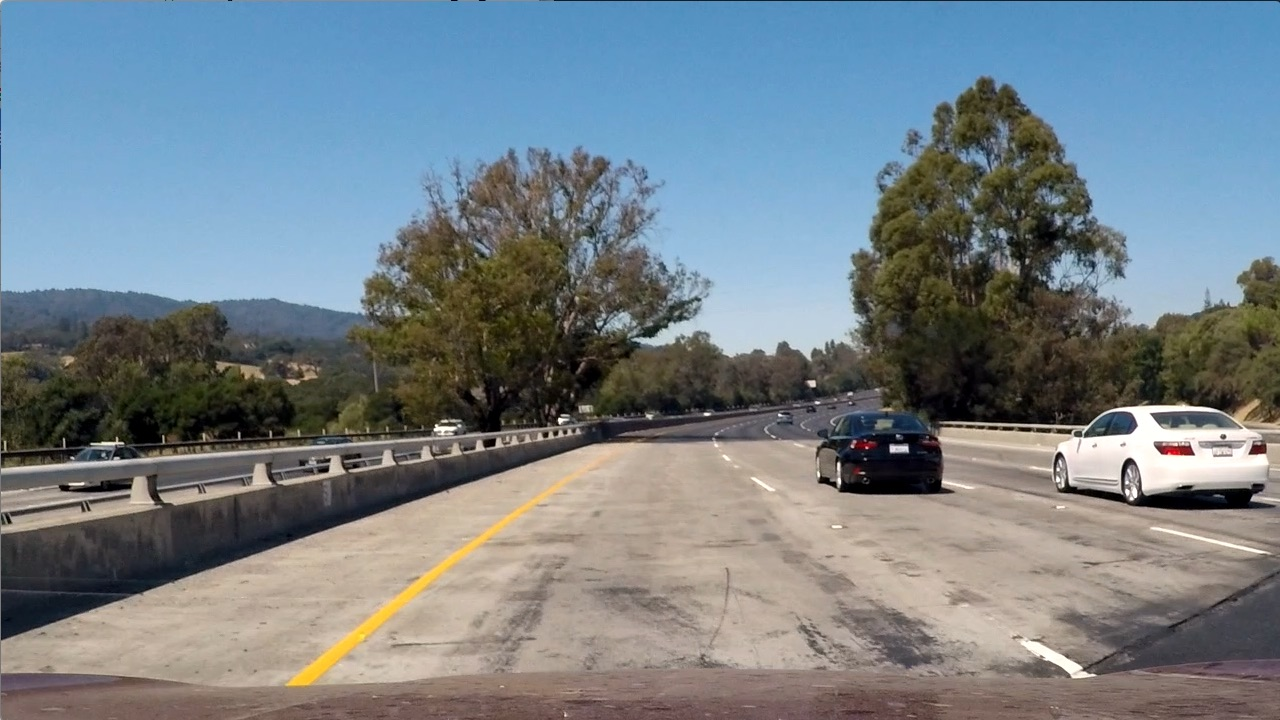
#> input picture lane-finder/data/test.jpg, 1280 x 720 px
$ python -i lane.py   (imports and definitions only)   (older library calls are emulated)
#> lines starting #> are read from the running program, lines starting #| are printed output that depends on the picture
import numpy as np
import cv2
import matplotlib.pyplot as plt
from timeit import default_timer as timer
from calibration import load_calibration
from copy import copy

class Lane():
    def __init__(self):
        self.detected = False
        self.cur_fitx = None
        self.cur_fity = None
        self.prev_fitx = []
        self.current_poly = [np.array([False])]
        self.prev_poly = [np.array([False])]

    # [15 lines left out: functions average_pre_lanes, append_fitx, process, not called in this run]


left_lane = Lane()
right_lane = Lane()
frame_width = 1280
frame_height = 720

LANEWIDTH = 3.7
input_scale = 4
output_frame_scale = 4
N = 4

x = [194, 1117, 705, 575]
y = [719, 719, 461, 461]
X = [290, 990, 990, 290]
Y = [719, 719, 0, 0]

src = np.floor(np.float32([[x[0], y[0]], [x[1], y[1]], [x[2], y[2]], [x[3], y[3]]]) / input_scale)
dst = np.floor(np.float32([[X[0], Y[0]], [X[1], Y[1]], [X[2], Y[2]], [X[3], Y[3]]]) / input_scale)

M = cv2.getPerspectiveTransform(src, dst)
M_inv = cv2.getPerspectiveTransform(dst, src)

X_b = [574, 706, 706, 574]
Y_b = [719, 719, 0, 0]
src_ = np.floor(np.float32([[x[0], y[0]], [x[1], y[1]], [x[2], y[2]], [x[3], y[3]]]) / (input_scale*2))
dst_ = np.floor(np.float32([[X_b[0], Y_b[0]], [X_b[1], Y_b[1]], [X_b[2], Y_b[2]], [X_b[3], Y_b[3]]]) / (input_scale*2))
M_b = cv2.getPerspectiveTransform(src_, dst_)

s_thresh, sx_thresh, dir_thresh, m_thresh, r_thresh = (120, 255), (20, 100), (0.7, 1.3), (30, 100), (200, 255)

calib_file = 'camera_cal/calibration_pickle.p'
# [1 line that did not run here, left out]


def abs_sobel_thresh(img, orient='x', sobel_kernel=3, thresh=(0, 255)):
    gray = cv2.cvtColor(img, cv2.COLOR_RGB2GRAY)
    if orient == 'x':
        abs_sobel = np.absolute(cv2.Sobel(gray, cv2.CV_64F, 1, 0, ksize=sobel_kernel))
    if orient == 'y':
        abs_sobel = np.absolute(cv2.Sobel(gray, cv2.CV_64F, 0, 1, ksize=sobel_kernel))
    scaled_sobel = np.uint8(255.*abs_sobel/np.max(abs_sobel))
    binary_output = np.zeros_like(scaled_sobel)
    binary_output[(scaled_sobel >= thresh[0]) & (scaled_sobel <= thresh[1])] = 1
    return binary_output


def mag_thresh(img, sobel_kernel=3, thresh=(0, 255)):
    gray = cv2.cvtColor(img, cv2.COLOR_RGB2GRAY)
    sobelx = cv2.Sobel(gray, cv2.CV_64F, 1, 0, ksize=sobel_kernel)
    sobely = cv2.Sobel(gray, cv2.CV_64F, 0, 1, ksize=sobel_kernel)
    gradmag = np.sqrt(sobelx**2 + sobely**2)
    scale_factor = np.max(gradmag)/255
    gradmag = (gradmag/scale_factor).astype(np.uint8)
    binary_output = np.zeros_like(gradmag)
    binary_output[(gradmag >= thresh[0]) & (gradmag <= thresh[1])] = 1
    return binary_output


def dir_threshold(img, sobel_kernel=3, thresh=(0, np.pi/2)):
    gray = cv2.cvtColor(img, cv2.COLOR_RGB2GRAY)
    sobelx = cv2.Sobel(gray, cv2.CV_64F, 1, 0, ksize=sobel_kernel)
    sobely = cv2.Sobel(gray, cv2.CV_64F, 0, 1, ksize=sobel_kernel)
    absgraddir = np.arctan2(np.absolute(sobely), np.absolute(sobelx))
    binary_output =  np.zeros_like(absgraddir)
    binary_output[(absgraddir >= thresh[0]) & (absgraddir <= thresh[1])] = 1
    return binary_output


def gradient_pipeline(image, ksize = 3, sx_thresh=(20, 100), sy_thresh=(20, 100), m_thresh=(30, 100), dir_thresh=(0.7, 1.3)):

    gradx = abs_sobel_thresh(image, orient='x', sobel_kernel=ksize, thresh=sx_thresh)
    grady = abs_sobel_thresh(image, orient='y', sobel_kernel=ksize, thresh=sy_thresh)
    mag_binary = mag_thresh(image, sobel_kernel=ksize, thresh=m_thresh)
    dir_binary = dir_threshold(image, sobel_kernel=ksize, thresh=dir_thresh)
    combined = np.zeros_like(mag_binary)
    combined[((gradx == 1) & (grady == 1)) | ((mag_binary == 1) & (dir_binary == 1))] = 1

    return combined


# [350 lines left out: functions threshold_col_channel, find_edges, warper, full_search, window_search, measure_lane_curvature and 6 more, not called in this run]

>>> import cv2
>>> picture = cv2.cvtColor(cv2.imread('data/test.jpg'), cv2.COLOR_BGR2RGB)
>>> result = gradient_pipeline(picture)
#> in gradient_pipeline, `gradx = abs_sobel_thresh(image, orient='x', sobel_kernel=ksize, thresh..`:
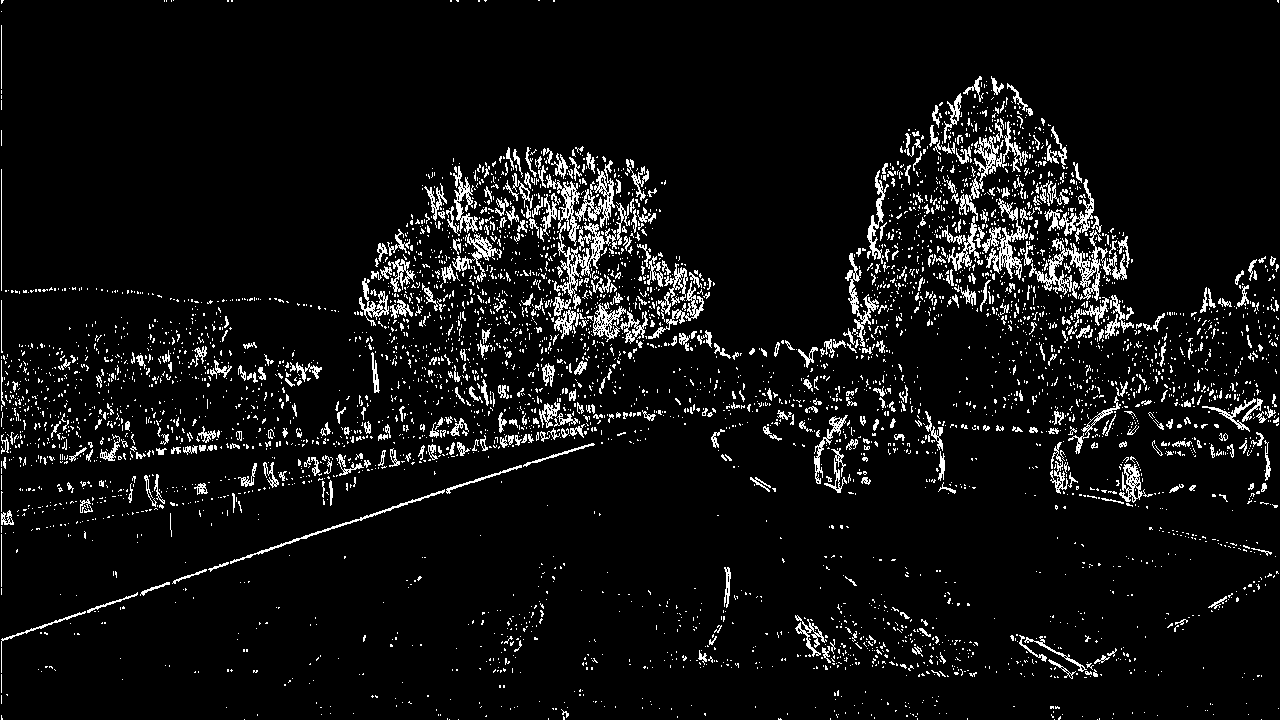
#> gradx: shape (720, 1280); values 0 (black) and 1 (white), 6.6% white in thin lines or dots
#> in gradient_pipeline, `grady = abs_sobel_thresh(image, orient='y', sobel_kernel=ksize, thresh..`: grady: shape (720, 1280); values 0 (black) and 1 (white), 9.4% white in thin lines or dots
#> in mag_thresh, `sobely = cv2.Sobel(gray, cv2.CV_64F, 0, 1, ksize=sobel_kernel)`:
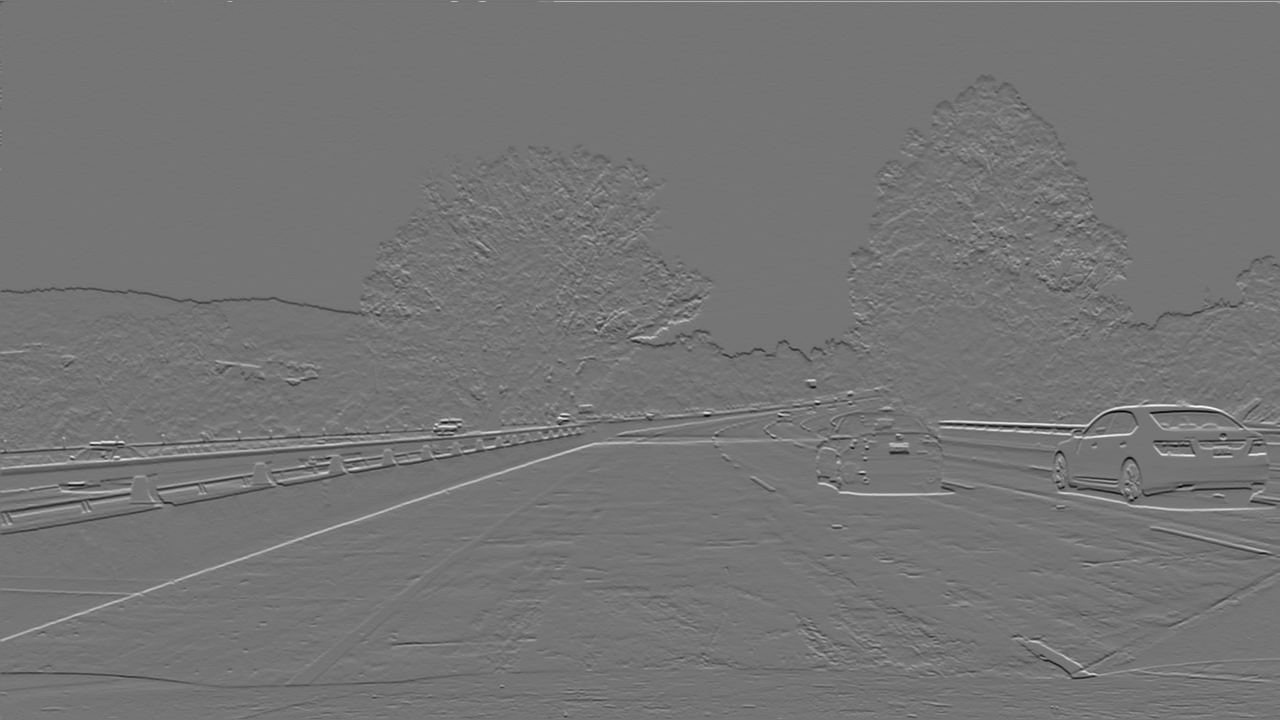
#> sobely: shape (720, 1280) float64; min -799, max 941, mean -0.1; drawn with min black and max white
#> in mag_thresh, `scale_factor = np.max(gradmag)/255`: scale_factor = 3.69
#> in gradient_pipeline, `mag_binary = mag_thresh(image, sobel_kernel=ksize, thresh=m_thresh)`: mag_binary: shape (720, 1280); values 0 (black) and 1 (white), 7.9% white in thin lines or dots
#> in gradient_pipeline, `dir_binary = dir_threshold(image, sobel_kernel=ksize, thresh=dir_thresh)`:
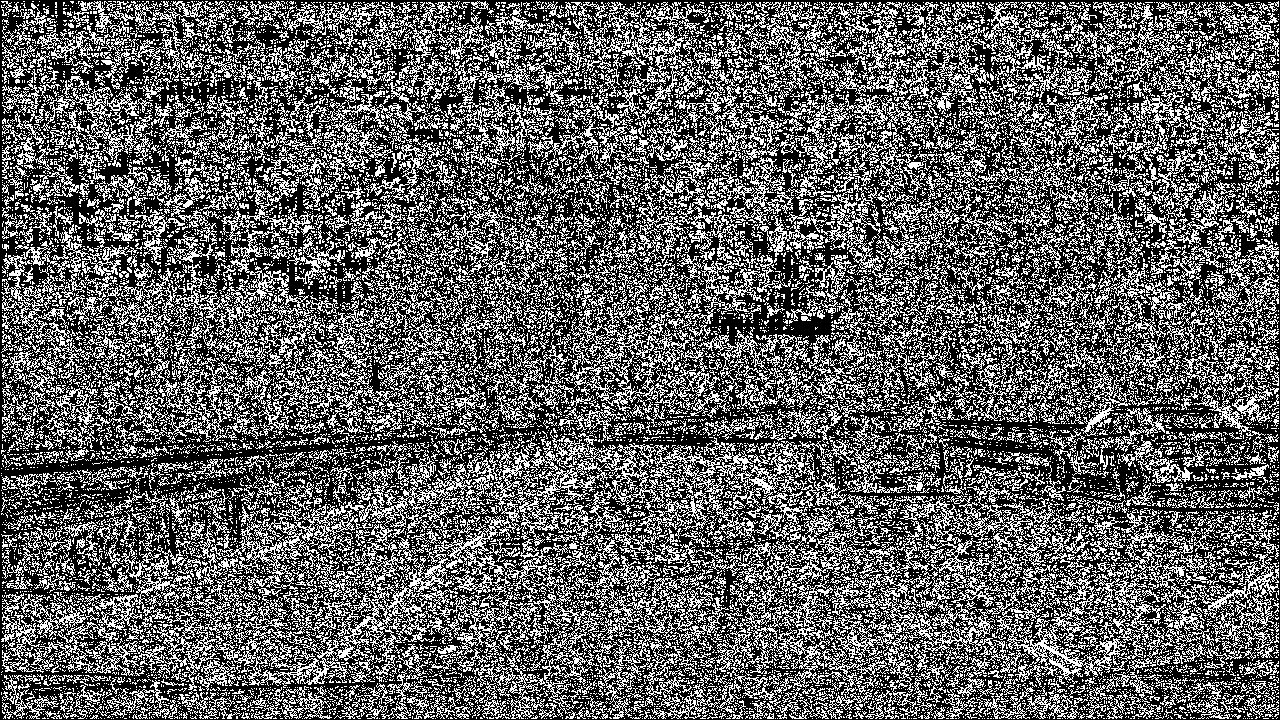
#> dir_binary: shape (720, 1280) float64; values 0 (black) and 1 (white), 37.8% white in thin lines or dots
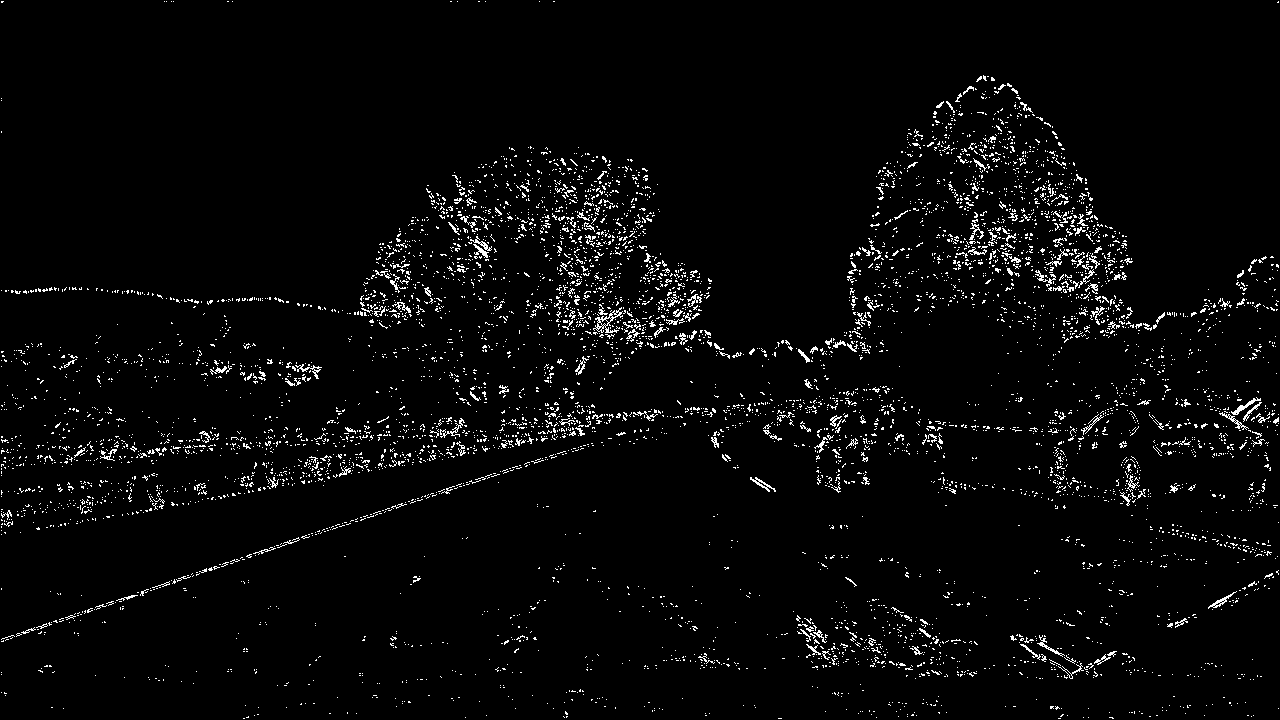
#> result: shape (720, 1280); values 0 (black) and 1 (white), 3.2% white in thin lines or dots
